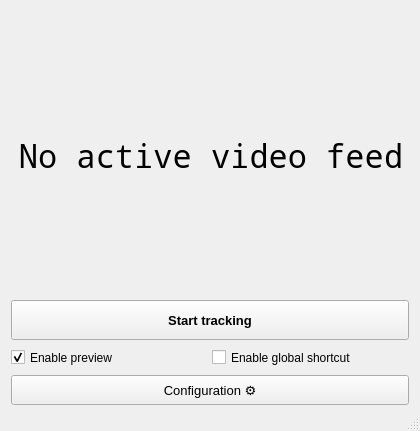
<?xml version="1.0" encoding="UTF-8"?>
<ui version="4.0">
 <class>MainWindow</class>
 <widget class="QMainWindow" name="MainWindow">
  <property name="geometry">
   <rect>
    <x>0</x>
    <y>0</y>
    <width>420</width>
    <height>431</height>
   </rect>
  </property>
  <property name="sizePolicy">
   <sizepolicy hsizetype="Fixed" vsizetype="Fixed">
    <horstretch>0</horstretch>
    <verstretch>0</verstretch>
   </sizepolicy>
  </property>
  <property name="minimumSize">
   <size>
    <width>420</width>
    <height>0</height>
   </size>
  </property>
  <property name="maximumSize">
   <size>
    <width>420</width>
    <height>590</height>
   </size>
  </property>
  <property name="windowTitle">
   <string>AITrack</string>
  </property>
  <property name="windowIcon">
   <iconset resource="../../res/Resource.qrc">
    <normaloff>:/logo_256px.ico</normaloff>
    <normalon>:/logo_256px.ico</normalon>
    <disabledoff>:/logo_256px.ico</disabledoff>
    <disabledon>:/logo_256px.ico</disabledon>
    <activeoff>:/logo_256px.ico</activeoff>
    <activeon>:/logo_256px.ico</activeon>
    <selectedoff>:/logo_256px.ico</selectedoff>
    <selectedon>:/logo_256px.ico</selectedon>:/logo_256px.ico</iconset>
  </property>
  <property name="iconSize">
   <size>
    <width>48</width>
    <height>48</height>
   </size>
  </property>
  <widget class="QWidget" name="centralwidget">
   <property name="enabled">
    <bool>true</bool>
   </property>
   <property name="sizePolicy">
    <sizepolicy hsizetype="Fixed" vsizetype="Fixed">
     <horstretch>0</horstretch>
     <verstretch>1</verstretch>
    </sizepolicy>
   </property>
   <property name="minimumSize">
    <size>
     <width>420</width>
     <height>0</height>
    </size>
   </property>
   <property name="acceptDrops">
    <bool>false</bool>
   </property>
   <layout class="QVBoxLayout" name="verticalLayout_2">
    <property name="spacing">
     <number>5</number>
    </property>
    <property name="bottomMargin">
     <number>1</number>
    </property>
    <item>
     <spacer name="verticalSpacerTop">
      <property name="orientation">
       <enum>Qt::Vertical</enum>
      </property>
      <property name="sizeType">
       <enum>QSizePolicy::Fixed</enum>
      </property>
      <property name="sizeHint" stdset="0">
       <size>
        <width>20</width>
        <height>4</height>
       </size>
      </property>
     </spacer>
    </item>
    <item>
     <layout class="QVBoxLayout" name="verticalLayout" stretch="0,0,0,0">
      <property name="spacing">
       <number>3</number>
      </property>
      <property name="sizeConstraint">
       <enum>QLayout::SetMinimumSize</enum>
      </property>
      <property name="leftMargin">
       <number>2</number>
      </property>
      <property name="topMargin">
       <number>4</number>
      </property>
      <property name="rightMargin">
       <number>2</number>
      </property>
      <property name="bottomMargin">
       <number>1</number>
      </property>
      <item>
       <widget class="QLabel" name="cameraView">
        <property name="enabled">
         <bool>true</bool>
        </property>
        <property name="sizePolicy">
         <sizepolicy hsizetype="Fixed" vsizetype="Expanding">
          <horstretch>0</horstretch>
          <verstretch>0</verstretch>
         </sizepolicy>
        </property>
        <property name="minimumSize">
         <size>
          <width>400</width>
          <height>280</height>
         </size>
        </property>
        <property name="maximumSize">
         <size>
          <width>400</width>
          <height>280</height>
         </size>
        </property>
        <property name="font">
         <font>
          <family>Noto Mono</family>
          <pointsize>24</pointsize>
         </font>
        </property>
        <property name="layoutDirection">
         <enum>Qt::LeftToRight</enum>
        </property>
        <property name="styleSheet">
         <string notr="true"/>
        </property>
        <property name="frameShape">
         <enum>QFrame::NoFrame</enum>
        </property>
        <property name="frameShadow">
         <enum>QFrame::Plain</enum>
        </property>
        <property name="text">
         <string>No active video feed</string>
        </property>
        <property name="scaledContents">
         <bool>false</bool>
        </property>
        <property name="alignment">
         <set>Qt::AlignCenter</set>
        </property>
        <property name="wordWrap">
         <bool>true</bool>
        </property>
        <property name="margin">
         <number>4</number>
        </property>
       </widget>
      </item>
      <item>
       <widget class="QPushButton" name="trackBtn">
        <property name="sizePolicy">
         <sizepolicy hsizetype="Expanding" vsizetype="Fixed">
          <horstretch>1</horstretch>
          <verstretch>0</verstretch>
         </sizepolicy>
        </property>
        <property name="minimumSize">
         <size>
          <width>0</width>
          <height>40</height>
         </size>
        </property>
        <property name="font">
         <font>
          <pointsize>10</pointsize>
          <weight>75</weight>
          <bold>true</bold>
         </font>
        </property>
        <property name="layoutDirection">
         <enum>Qt::RightToLeft</enum>
        </property>
        <property name="text">
         <string>Start tracking</string>
        </property>
       </widget>
      </item>
      <item>
       <layout class="QHBoxLayout" name="horizontalLayout_2">
        <item>
         <widget class="QCheckBox" name="chkVideoPreview">
          <property name="sizePolicy">
           <sizepolicy hsizetype="Preferred" vsizetype="Minimum">
            <horstretch>0</horstretch>
            <verstretch>0</verstretch>
           </sizepolicy>
          </property>
          <property name="toolTip">
           <string>You can disable the video preview to further reduce the CPU usage of AITrack.</string>
          </property>
          <property name="toolTipDuration">
           <number>-1</number>
          </property>
          <property name="whatsThis">
           <string>Disables the video preview.</string>
          </property>
          <property name="layoutDirection">
           <enum>Qt::LeftToRight</enum>
          </property>
          <property name="autoFillBackground">
           <bool>false</bool>
          </property>
          <property name="styleSheet">
           <string notr="true"/>
          </property>
          <property name="text">
           <string>Enable preview</string>
          </property>
          <property name="checked">
           <bool>true</bool>
          </property>
         </widget>
        </item>
        <item>
         <widget class="QCheckBox" name="ckEnableTrackingShortcut">
          <property name="sizePolicy">
           <sizepolicy hsizetype="Preferred" vsizetype="Minimum">
            <horstretch>0</horstretch>
            <verstretch>0</verstretch>
           </sizepolicy>
          </property>
          <property name="toolTip">
           <string>Enables or disables the start/stop tracking global keyboard shortcut</string>
          </property>
          <property name="whatsThis">
           <string>Enables or disables the start/stop tracking global keyboard  shortcut</string>
          </property>
          <property name="text">
           <string>Enable global shortcut</string>
          </property>
         </widget>
        </item>
       </layout>
      </item>
      <item>
       <widget class="QPushButton" name="btnConfig">
        <property name="sizePolicy">
         <sizepolicy hsizetype="Expanding" vsizetype="Fixed">
          <horstretch>0</horstretch>
          <verstretch>0</verstretch>
         </sizepolicy>
        </property>
        <property name="minimumSize">
         <size>
          <width>0</width>
          <height>30</height>
         </size>
        </property>
        <property name="font">
         <font>
          <pointsize>10</pointsize>
         </font>
        </property>
        <property name="text">
         <string>Configuration ⚙️</string>
        </property>
       </widget>
      </item>
     </layout>
    </item>
    <item>
     <spacer name="verticalSpacerBottom">
      <property name="orientation">
       <enum>Qt::Vertical</enum>
      </property>
      <property name="sizeType">
       <enum>QSizePolicy::Fixed</enum>
      </property>
      <property name="sizeHint" stdset="0">
       <size>
        <width>20</width>
        <height>2</height>
       </size>
      </property>
     </spacer>
    </item>
   </layout>
  </widget>
  <widget class="QStatusBar" name="statusbar"/>
 </widget>
 <resources>
  <include location="../../res/Resource.qrc"/>
 </resources>
 <connections/>
</ui>
